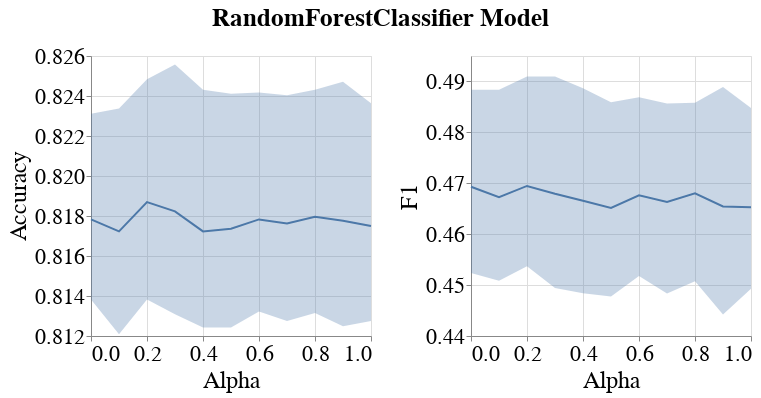

The notebook cell saved with this chart:
### Markdown cell above
### Line band plots for subgroup metrics

### Code cell
visualizer.create_subgroup_metrics_line_band_plot(model_name=MODEL_NAMES[0],
                                                  subgroup_metrics=['Accuracy', 'F1'])
